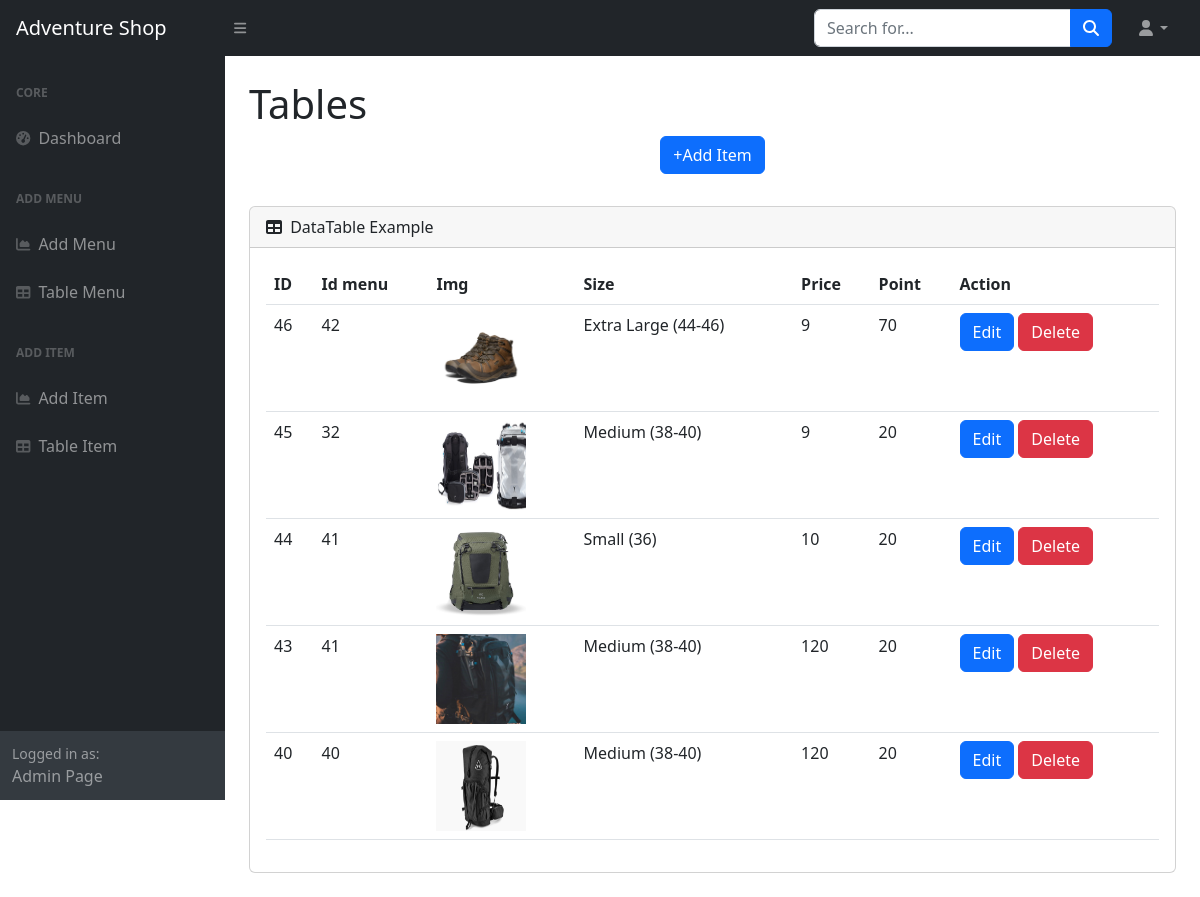
/PhpSchool/AdminPage/add_itemed.php, run on the app's committed database.
### tables this page shows
CREATE TABLE `tbl_item` (
  `pro_id` int(11) NOT NULL,
  `pro_menu` varchar(50) NOT NULL,
  `img` text NOT NULL,
  `size` varchar(50) NOT NULL,
  `price` int(50) NOT NULL,
  `point` int(50) NOT NULL
);

### PhpSchool/AdminPage/selectItem.php (the view, shortened to what this page needs)
<!DOCTYPE html>
<html lang="en">
    <head>
        <link href="https://cdn.jsdelivr.net/npm/simple-datatables@7.1.2/dist/style.min.css" rel="stylesheet" />
        <link href="css/styles.css" rel="stylesheet" />
    </head>
    <body class="sb-nav-fixed">
        <?php include('./navBar.php') ?>
        <div id="layoutSidenav">
            <?php include('./layoutSide.php') ?>
            <div id="layoutSidenav_content">
                <main>
                    <div class="container-fluid px-4">
                        <h1 class="mt-4">Tables</h1>
                        <ol class="breadcrumb mb-4">
                            <li class="breadcrumb-item m-xl-auto">
                                <a href="add_item.php" class="btn btn-primary mb-2">+Add Item</a>
                            </li>
                            </ol>
                        <div class="card mb-4">
                            <div class="card-header">
                                <i class="fas fa-table me-1"></i>
                                DataTable Example
                            </div>
                            <div class="card-body">
                                <table id="datatablesSimple" class="table">
                                    <thead>
                                        <tr>
                                            <th>ID</th>
                                            <th>Id menu</th>
                                            <th>Img</th>
                                            <th>Size</th>
                                            <th>Price</th>
                                            <th>Point</th>
                                            <th>Action</th>
                                        </tr>
                                    </thead>
                                    <tbody>
                                        <?php
                                            include_once('config.php');
                                            $query = "SELECT * FROM tbl_item ORDER BY pro_id DESC";
                                            $result = mysqli_query($con, $query);
                                            if(mysqli_num_rows($result)>0){
                                                while($row = mysqli_fetch_array($result)){
                                                    ?>
                                                    <tr>
                                                        <td><?php echo $row['pro_id']; ?></td>
                                                        <td><?php echo $row['pro_menu']; ?></td>
                                                        <td><img width="90px" height="90px" src="../images/<?php echo $row['img']; ?>"></td>
                                                        <td><?php echo $row['size']; ?></td>
                                                        <td><?php echo $row['point']; ?></td>
                                                        <td><?php echo $row['price']; ?></td>
                                                        <td>
                                                        <a href="edit_item.php?proId=<?php echo $row['pro_id']; ?>" class="btn btn-primary">Edit</a>
                                                        <a href="#" class="btn btn-danger delete-button" data-proid="<?php echo $row['pro_id']; ?>">Delete</a>
                                                        </td>
                                                    </tr>
                                                    <?php
                                                }
                                            }
                                        ?>
                                    </tbody>
                                </table>
                            </div>
                        </div>
                    </div>
                </main>
            </div>
        </div>
    </body>
</html>

### data on the page
tbl_item: pro_id "46", pro_menu "42", img (picture), size "Extra Large (44-46)", point "9", price "70"
tbl_item: pro_id "45", pro_menu "32", img (picture), size "Medium (38-40)", point "9", price "20"
tbl_item: pro_id "44", pro_menu "41", img (picture), size "Small (36)", point "10", price "20"
tbl_item: pro_id "43", pro_menu "41", img (picture), size "Medium (38-40)", point "120", price "20"
tbl_item: pro_id "40", pro_menu "40", img (picture), size "Medium (38-40)", point "120", price "20"
